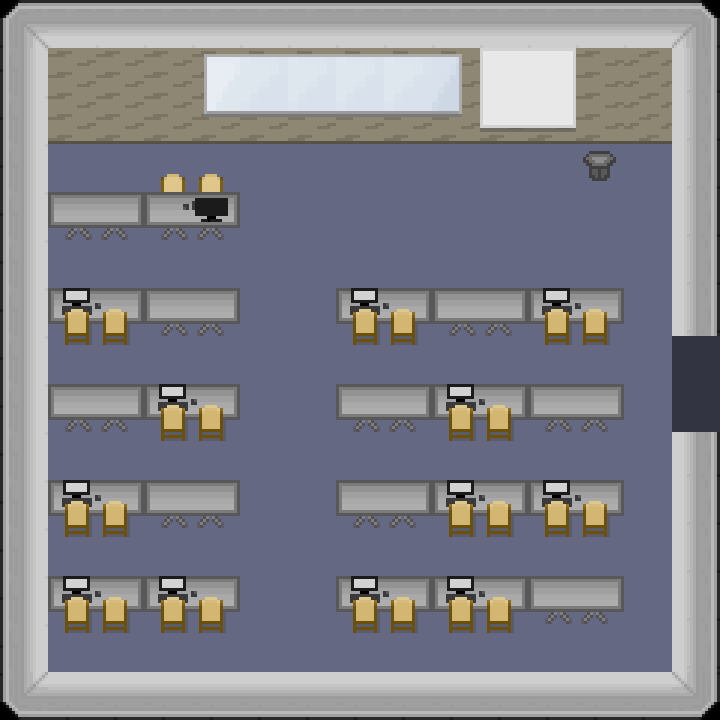

This game map was drawn from its Tiled (.tmx) file and the tilesets committed beside it. A one-line description and the trimmed map source follow:
An orthogonal 15x15 tile map with 48x48 px tiles, 6 tile layers (floor 1, floor 2, map-transition, Murs, ...).

<map version="1.0" orientation="orthogonal" width="15" height="15" tilewidth="48" tileheight="48">
 <tileset firstgid="1" name="tilesheet" tilewidth="48" tileheight="48">
  <image source="../img/tilesheet.png" width="960" height="1820" />
 </tileset>
 <layer name="floor 1" width="15" height="15">
  <data>[225 cells, 221 non-empty, 1 distinct tile ids]</data>
 </layer>
 <layer name="floor 2" width="15" height="15">
  <data>[225 cells, 28 non-empty, 4 distinct tile ids]</data>
 </layer>
 <layer name="map-transition" width="15" height="15">
  <data>[225 cells, 2 non-empty, 1 distinct tile ids]</data>
 </layer>
 <layer name="Murs" width="15" height="15">
  <data>[225 cells, 80 non-empty, 12 distinct tile ids]</data>
 </layer>
 <layer name="Objets" width="15" height="15">
  <data>[225 cells, 41 non-empty, 15 distinct tile ids]</data>
 </layer>
 <layer name="Objets 2" width="15" height="15">
  <data>[225 cells, 38 non-empty, 10 distinct tile ids]</data>
 </layer>
</map>
